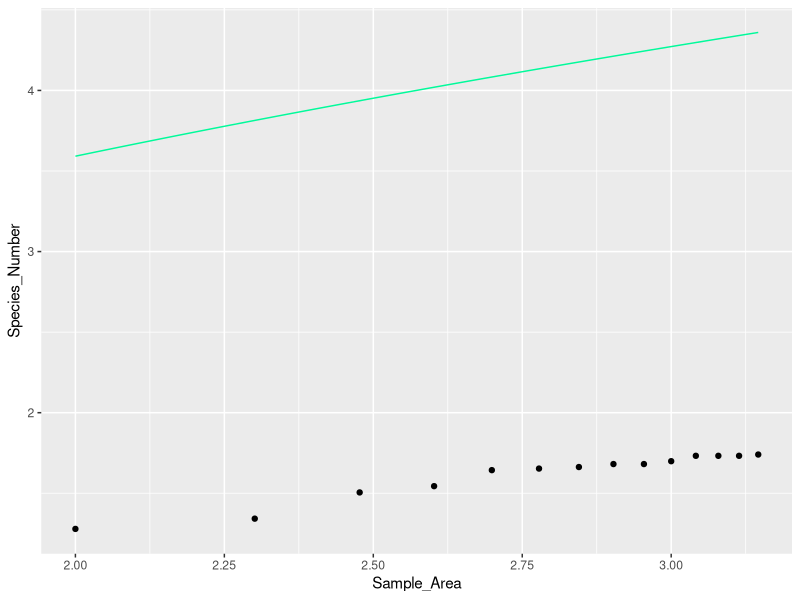
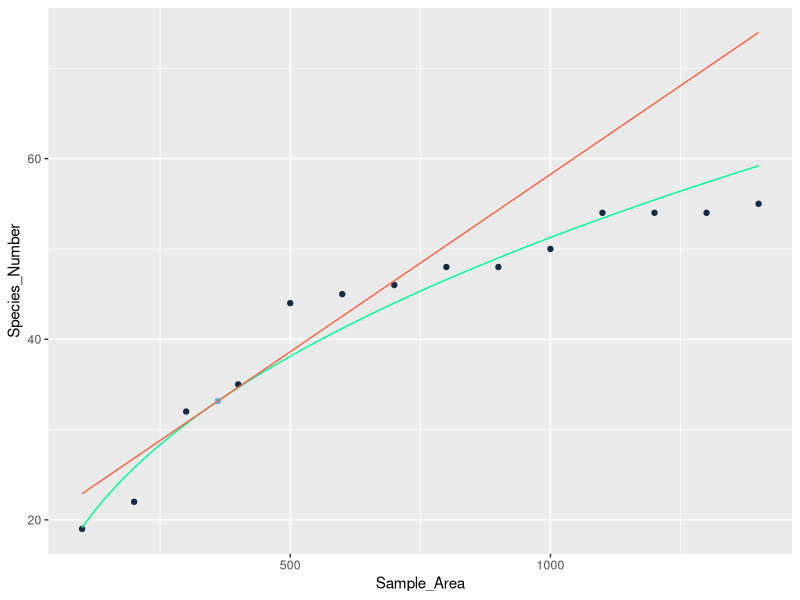

The R source for these figures, in order:
#Rplot-forest.png

m_forest <- read.table(header = TRUE, text = "
Area SC
100 19
200 22
300 32
400 35
500 44
600 45
700 46
800 48
900 48
1000 50
1100 54
1200 54
1300 54
1400 55
")
attach(m_forest)
names(m_forest)

Sample_Area<-m_forest[,'Area']
Species_Number<-m_forest[,'SC']

Sample_Area<-log10(Sample_Area)
Species_Number<-log10(Species_Number)
m_forest<-cbind(Sample_Area, Species_Number)
m_forest<-as.data.frame(m_forest)
m_forest

model <- lm(formula= Species_Number~Sample_Area,
            data=m_forest)
summary(model)

#result:y=0.42655+0.42776x,R-squared:0.9538
#z=0.42776,log10(c)=0.42655
c<-10^(0.42655)
c
# math function
formation<-function(x){
  return(2.670238*x^0.42776)
}

#re-input m_forest data, and print picture

m_forest <- read.table(header = TRUE, text = "
Area SC
100 19
200 22
300 32
400 35
500 44
600 45
700 46
800 48
900 48
1000 50
1100 54
1200 54
1300 54
1400 55
")
attach(m_forest)
names(m_forest)

library(ggplot2)
ggplot(data = m_forest) + 
  geom_point(mapping = aes(x = Sample_Area, y = Species_Number)) +
  stat_function(fun = formation, colour="MediumSpringGreen")

#Rplot-Result-Forest.png

m_forest <- read.table(header = TRUE, text = "
Sample_Area Species_Number IM
100 19 0
200 22 0
300 32 0
361.0110 33.1555 1
400 35 0
500 44 0
600 45 0
700 46 0
800 48 0
900 48 0
1000 50 0
1100 54 0
1200 54 0
1300 54 0
1400 55 0
")
attach(m_forest)
names(m_forest)

formation<-function(x){
  return(2.670238*x^0.42776)
}

formation2<-function(x){
  return(0.03928571*x+18.97293)  
}

library(ggplot2)
ggplot(data = m_forest) + 
  geom_point(mapping = aes(x = Sample_Area, y = Species_Number, colour = IM)) +
  stat_function(fun = formation, colour="MediumSpringGreen") +
  stat_function(fun = formation2, colour="Tomato") +
  theme(legend.position = "none")


